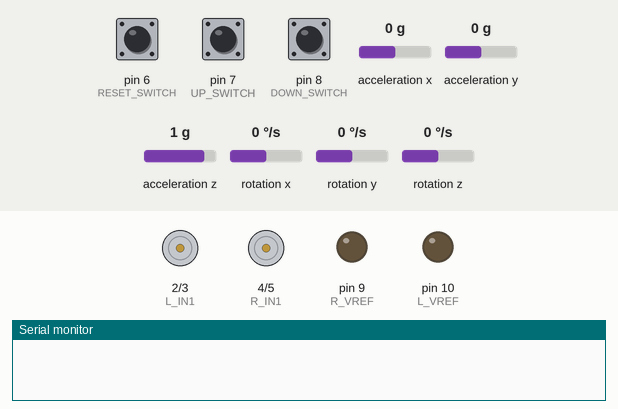
This sketch was run on a simulated Arduino Uno, built with avr-gcc and run on an emulated ATmega328P. Parts: motor-driver pin pairs drawn as motors (green arrow = first pin HIGH = forward, orange = second pin HIGH = backward, longer = more drive), output pins drawn as LEDs (lit = HIGH), the last lines printed to the serial monitor. Wiring (inferred from the names in the program): ADXL345 accelerometer at I2C address 0x53; MPU-6050 motion sensor at I2C address 0x68. The test bench sets the inputs (shaded band); at power-on: pin 6 (RESET_SWITCH) LOW, rotation y 0 °/s, pin 7 (UP_SWITCH) HIGH, pin 8 (DOWN_SWITCH) HIGH, acceleration x 0 g, acceleration y 0 g, acceleration z 1 g, rotation x 0 °/s, rotation z 0 °/s.

Above: at 4.8 s.
4.9 s: pin 6 (RESET_SWITCH) pulled HIGH for 0.15 s
At 5.5 s:
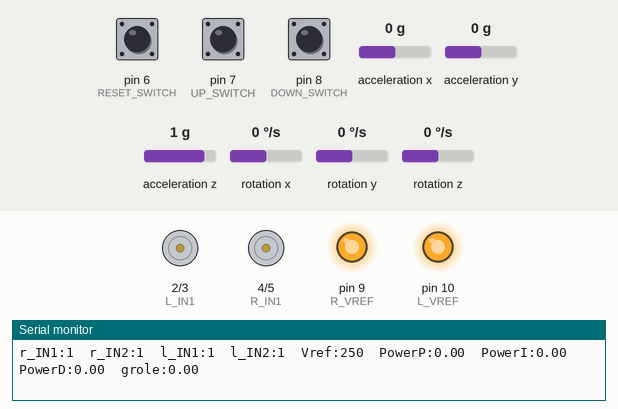
6.5 s: rotation y set to -192 °/s
At 6.8 s:
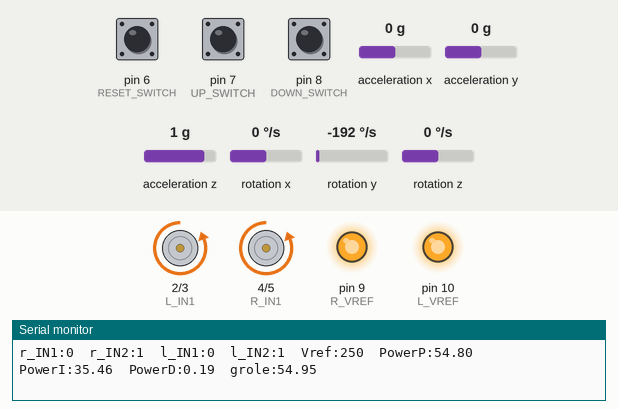
9.5 s: pin 7 (UP_SWITCH) pulled LOW for 1 s
At 9.5 s:
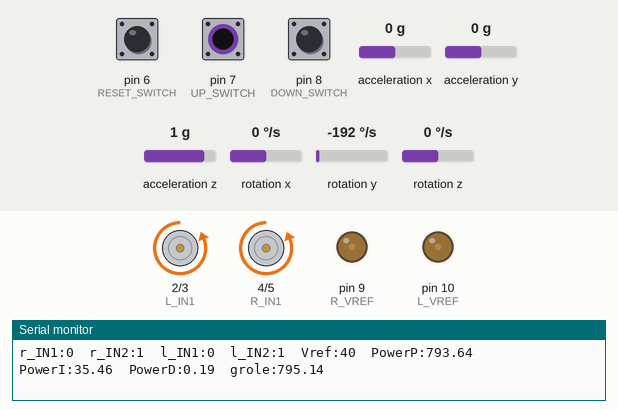
13.5 s: pin 8 (DOWN_SWITCH) pulled LOW for 1 s
17.5 s: pin 6 (RESET_SWITCH) pulled HIGH for 1 s
21.0 s: pin 7 (UP_SWITCH) pulled LOW for 0.15 s
Timing chart, 0 to 25.1 s (numbered marks = the images above; inputs shaded):
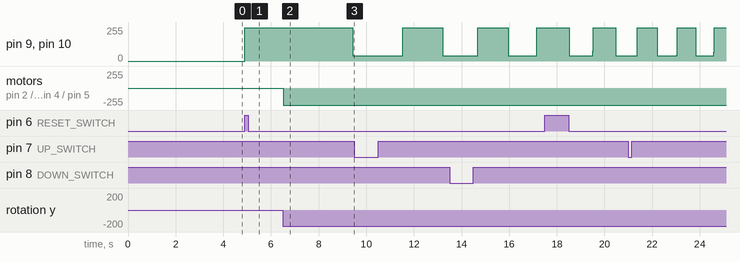

The sketch:

Controller_v4.ino
```cpp
/*倒立振子の制御プログラム

   モータドライバ　TA7291P仕様
   IN1 = 1,IN2 = 1   :ブレーキ
   IN1 = 0,IN2 = 1   :CW
   IN1 = 1,IN2 = 0   :CCW
   IN1 = 0,IN2 = 0   :ストップ
*/

#include <MsTimer2.h>
#include <Wire.h>
#include <math.h>

#define Slave_MPU6050 0x68
#define Slave_ADXL345 0x53 //SDO接地時
#define WHO_AM_I 0x75
#define NUM 1000            //　オフセット用ジャイロ、加速度のサンプリング量
#define NUM_AVERAGE 3      //ジャイロの一度の角度推定に使うサンプル数
#define NUM_SCALE 10
#define INTERVAL 10         // 1000/INTERVAL Hz

#define DATAX_LOW_ADDRESS 0x32        //ADXL345　accel data lhlhlh
#define GYRO_XOUT_HIGH_ADDRESS  0x43
#define ACCEL_XOUT_HIGH_ADDRESS 0x3B

#define RANGE 500        //ジャイロセンサのレンジ250/500/1000/2000

//モータドライバ　制御デジタルピン
#define R_IN1 4
#define R_IN2 5
#define L_IN1 2
#define L_IN2 3
//モータ出力電圧制御PWMピン
#define R_VREF 9
#define L_VREF 10

//アナログ出力の最小と最大
#define V_MIN 40
#define V_MAX 250
//balance degree
#define BAL_DEG 0.0
//モーター移動量調節用係数 度*係数/秒と考える
#define KEISU 5000

#define RESET_SWITCH 6 //ジャイロ度リセット
#define UP_SWITCH 7
#define DOWN_SWITCH 8
#define CHATARING 3


bool flag = false,start_flag = false;
int range, i = 0, j = 0, count = 0,switch_down_count,times_count1,times_count2;
int buff[14];                       //I2cデータ受け取り用
double param = 0.0, degPerSec = 0.0;

double PowerP,PowerI,PowerD,value;


//センサの値を持つ構造体
struct senserParam {
  int gx, gy[NUM_AVERAGE + 1], gz, gxb, gyb, gzb;
  int ax, ay, az;
  long buffx, buffy, buffz;         //平均値を保持する変数
  double gyo, gpitch, grole,role;
  double apitch, arole;
};

//センサのオフセット
struct offset {
  long gx, gy, gz;
  long ax, ay, az;
  double gxcorrect, gycorrect, gzcorrect;
};

struct senserParam sens;
struct offset off;

//モーターに関するすべての値を持つ構造体
struct motorParam {
  byte r_IN1 = LOW, r_IN2 = LOW , l_IN1 = LOW, l_IN2 = LOW; // HIGH or LOW
  byte r_Vref = 122, l_Vref = 122;          //Vref = 40 ～255  40以下だとモーター回らないor不安定
} motor;

//モーター制御関数
void motorControl(struct motorParam m) {
  //モーター制御ピンの出力
  digitalWrite(R_IN1, m.r_IN1);
  digitalWrite(R_IN2, m.r_IN2);
  digitalWrite(L_IN1, m.l_IN1);
  digitalWrite(L_IN2, m.l_IN2);

  //モーター出力電圧制御
  analogWrite(R_VREF, m.r_Vref);
  analogWrite(L_VREF, m.l_Vref);
}

//I2c書き込み関数
void I2c_write(int device_address, int memory_address, int value)
{
  Wire.beginTransmission(device_address);           //スレーブ指定
  Wire.write(memory_address);                       //アドレス指定
  Wire.write(value);                                //スレーブに書き込む値
  Wire.endTransmission();                           //終了
}

//I2c読み取り関数
void I2c_read(int device_address, int memory_address, int read_length, int *p)
{
  Wire.beginTransmission(device_address);           //スレーブ指定
  Wire.write(memory_address);                       //アドレス指定
  Wire.requestFrom(device_address, read_length);    //スレーブ、受け取るデータの長さを指定
  for (int i = 0; i < read_length; i++)             //データを入手する
  {
    *(p + i) = Wire.read();
  }
  Wire.endTransmission();                           //終了
}

//センサの値更新
void RawToValueUpdate() {
  //チャタリング防止
  if(switch_down_count >-100)
  switch_down_count--;

  j = (j + 1) % NUM_SCALE;  //積分修正用のインターバルカウンター

  sens.buffy -= sens.gy[count + 1];

  I2c_read(Slave_MPU6050, ACCEL_XOUT_HIGH_ADDRESS, 14, buff);
  sens.gy[count + 1]  = ((buff[10] << 8) | buff[11]) - off.gy;
  sens.ax = ((buff[0] << 8) | buff[1]);
  sens.az = ((buff[4] << 8) | buff[5]);

  sens.arole = -(180 * atan2(sens.az, sens.ax)) / 3.14159265359;

  sens.buffy += sens.gy[count + 1];

  count = (count + 1) % NUM_AVERAGE;

  if (j == 0) {
    //   sens.gy -= off.gycorrect;
  }

  //角速度の平均値をとる
  sens.gy[0] = sens.buffy /NUM_AVERAGE;

  //role値算出(台形積分)
  sens.grole -= ((double)(sens.gy[0] + sens.gyb) * param / 2.0);

  sens.gyb = sens.gy[0];

  flag = false;
  return;
}

//周期固定用フラグ
void Flag() {
  flag = true;
  return;
}

void setup() {

  //レンジの設定
  if (RANGE == 250)
    range = 0b00000;
  else if (RANGE == 500)
    range = 0b01000;
  else if (RANGE == 1000)
    range = 0b10000;
  else if (RANGE == 2000)
    range = 0b11000;

  param = ((double)RANGE / 1000 ) * INTERVAL / 32768.0; //値１あたりのdeg（時間あたり）。ジャイロ積分係数
  degPerSec = (double)RANGE / 32768000.0;        // センサ受け取り値からdeg/s への係数

  //モータドライバ　制御デジタルピン　出力
  pinMode(R_IN1, OUTPUT);
  pinMode(R_IN2, OUTPUT);
  pinMode(L_IN1, OUTPUT);
  pinMode(L_IN2, OUTPUT);
  pinMode(RESET_SWITCH,INPUT);
  pinMode(UP_SWITCH,INPUT_PULLUP);
  pinMode(DOWN_SWITCH,INPUT_PULLUP);

  //モータ出力電圧制御PWMピン設定
  analogWrite(R_VREF, 0);
  analogWrite(L_VREF, 0);

  Serial.begin(115200);
  Wire.begin();
  delay(100);
  I2c_write(Slave_MPU6050, 0x1B, range);            //レンジ設定
  I2c_write(Slave_MPU6050, 0x6B, 0x00);             //初期化&計測開始
  I2c_write(Slave_MPU6050, 0x37, 0x02);
  I2c_write(Slave_ADXL345, 0x31, 0b00000000);       //レンジ設定
  I2c_write(Slave_ADXL345, 0x2D, 0b00001000);       //測定開始

  delay(200);

  //オフセットの設定
  for (int i = 0; i < NUM; i++) {
    I2c_read(Slave_MPU6050, GYRO_XOUT_HIGH_ADDRESS, 6, buff);
    off.gx += ((buff[0] << 8) | buff[1]);
    off.gy += ((buff[2] << 8) | buff[3]);
    off.gz += ((buff[4] << 8) | buff[5]);

    I2c_read(Slave_ADXL345, DATAX_LOW_ADDRESS, 6, buff);
    off.ax += ((buff[1] << 8) | buff[0]);
    off.ay += ((buff[3] << 8) | buff[2]);
    off.az += ((buff[5] << 8) | buff[4]);
  }

  off.gx /= NUM;
  off.gy /= NUM;
  off.gz /= NUM;

  MsTimer2::set(INTERVAL, Flag);    // INTERVAL毎,割込み関数を呼び出す様に設定
  MsTimer2::start();             // タイマー割り込み開始

  j = 0;

  delay(300);

  //積分誤差修正用の値
  while (j < NUM) {

    if (flag == true) {
      //センサ値入手、正規化
      I2c_read(Slave_MPU6050, GYRO_XOUT_HIGH_ADDRESS, 6, buff);
      sens.gx = ((buff[0] << 8) | buff[1]) - off.gx;
      sens.gy[0] = ((buff[2] << 8) | buff[3]) - off.gy;
      sens.gz = ((buff[4] << 8) | buff[5]) - off.gz;

      //時間積分（インターバル一定のため)
      off.gxcorrect += ((sens.gx + sens.gxb) / 2.0);
      off.gycorrect += ((sens.gy[0] + sens.gyb) / 2.0);
      off.gzcorrect += ((sens.gz + sens.gzb) / 2.0);

      sens.gxb = sens.gx;
      sens.gyb = sens.gy[0];
      sens.gzb = sens.gz;

      j = j + 1;

      flag == false;
    }
  }
  //一定時間（NUM/NUM_SCALE）msごとに修正するために正規化
  off.gxcorrect /= (NUM / NUM_SCALE);
  off.gycorrect /= (NUM / NUM_SCALE);
  off.gzcorrect /= (NUM / NUM_SCALE);

  j = 0;
  i = 0;
}

void loop() {
  //role,pitch,yo軸シリアル表示
  if(digitalRead(RESET_SWITCH) == HIGH){
    start_flag =true;
  }

  if (flag == true &&start_flag)
  {
    RawToValueUpdate();       //センサ値更新

    PowerP = sens.grole - BAL_DEG;         //比例
    PowerD = -sens.gy[0]*degPerSec;        //微分
//    PowerI += (sens.grole - BAL_DEG);                      //積分

    if(abs(sens.grole- BAL_DEG)>12 ){
    }
    else if(abs(PowerI)<1000){
       PowerI += (sens.grole - BAL_DEG);
    }

    if(PowerI>=1000)
      PowerI -=5;
    else if(PowerI<=-1000)
      PowerI +=5;

//    if((PowerI >0 &&(sens.grole - BAL_DEG)<0)||(PowerI <0 &&(sens.grole - BAL_DEG)>0))
//      PowerI = 0.0;

    if(abs(sens.grole) <=0.3 &&abs(PowerD) <=0.01){
      value = 0.0;
    }
    else if(abs(sens.grole- BAL_DEG)<5){
      if(abs(PowerD - PowerP) > abs(PowerD + PowerP))
        value = PowerP * 36.0 + PowerI  *5.45 + PowerD * 1000.0;
      else
        value = PowerP * 48.0 + PowerI * 5.45 + PowerD * 5000.0;
    }
    else{
      if(abs(PowerD - PowerP) > abs(PowerD + PowerP))
        value = PowerP * 30.0 + PowerI * 2.05 + PowerD * 5000.0;
      else
        value = PowerP * 40.0 + PowerI * 2.05 + PowerD * 9000.0;
    }

    if(abs(value) <0.9){
      motor.r_IN1 = HIGH;
      motor.r_IN2 = HIGH;
      motor.l_IN1 = HIGH;
      motor.l_IN2 = HIGH;
      motor.r_Vref = V_MAX;
      motor.l_Vref = motor.r_Vref;
    }
    else if(value >=0.9){

      times_count1++;
      times_count2 = 0;

      sens.grole += times_count1 * 0.005;

      motor.r_IN1 = LOW;
      motor.r_IN2 = HIGH;
      motor.l_IN1 = LOW;
      motor.l_IN2 = HIGH;
      motor.r_Vref = min(max(V_MIN,((int)value)),V_MAX);
      motor.l_Vref = motor.r_Vref;
    }
    else{

      times_count2++;
      times_count1 = 0;

      sens.grole -= times_count2 * 0.005;

      motor.r_IN1 = HIGH;
      motor.r_IN2 = LOW;
      motor.l_IN1 = HIGH;
      motor.l_IN2 = LOW;
      motor.r_Vref = min(max(V_MIN,-(int)value),V_MAX);
      motor.l_Vref = motor.r_Vref;
    }

    motorControl(motor);

    i = (i + 1) % 10;       //シリアル表示インターバル用カウンター

    if (i == 0)
    {
      if(digitalRead(UP_SWITCH)==LOW)
        sens.grole +=0.25;
      if(digitalRead(DOWN_SWITCH)==LOW)
        sens.grole -=0.25;

//      if(digitalRead(RESET_SWITCH)==HIGH)
//        Serial.println("HIGH");
      Serial.print("r_IN1:");
      Serial.print(motor.r_IN1);
      Serial.print("\tr_IN2:");
      Serial.print(motor.r_IN2);
      Serial.print("\tl_IN1:");
      Serial.print(motor.l_IN1);
      Serial.print("\tl_IN2:");
      Serial.print(motor.l_IN2);
      Serial.print("\tVref:");
      Serial.print(motor.l_Vref);
      Serial.print("\tPowerP:");
      Serial.print(PowerP);
      Serial.print("\tPowerI:");
      Serial.print(PowerI);
      Serial.print("\tPowerD:");
      Serial.print(PowerD);
      Serial.print("\tgrole:");
      Serial.println(sens.grole);
    }

    if (Serial.read() == 'r') {
      sens.grole = 0.0;
    }
  }

  if(digitalRead(RESET_SWITCH) == HIGH&&switch_down_count<0){
    Serial.println("HIGH");
    sens.grole =0.0;
    switch_down_count = 700;
      }
}
```

Measured:
- after the input at 4.9 s, pin 9 (R_VREF), pin 10 (L_VREF): 0/255 → 250/255 at once
- after the input at 6.5 s, pin 9 (R_VREF), pin 10 (L_VREF): 250/255 → 40/255 after 2.9 s; motor on pin 2 (L_IN1) / pin 3 (L_IN2), motor on pin 4 (R_IN1) / pin 5 (R_IN2): stopped → backward 255/255 at once
